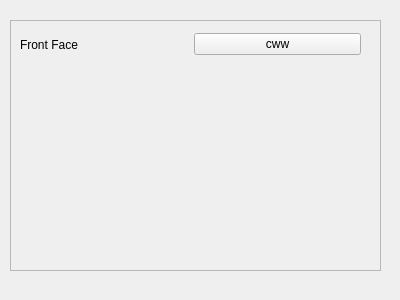
<?xml version="1.0" encoding="UTF-8"?>
<ui version="4.0">
 <class>FGESelectedFaceForm</class>
 <widget class="QWidget" name="FGESelectedFaceForm">
  <property name="geometry">
   <rect>
    <x>0</x>
    <y>0</y>
    <width>400</width>
    <height>300</height>
   </rect>
  </property>
  <property name="windowTitle">
   <string>Form</string>
  </property>
  <widget class="QFrame" name="ds_frame">
   <property name="geometry">
    <rect>
     <x>10</x>
     <y>20</y>
     <width>371</width>
     <height>251</height>
    </rect>
   </property>
   <property name="styleSheet">
    <string notr="true"/>
   </property>
   <property name="frameShape">
    <enum>QFrame::StyledPanel</enum>
   </property>
   <property name="frameShadow">
    <enum>QFrame::Raised</enum>
   </property>
   <widget class="QWidget" name="">
    <property name="geometry">
     <rect>
      <x>10</x>
      <y>10</y>
      <width>341</width>
      <height>29</height>
     </rect>
    </property>
    <layout class="QHBoxLayout" name="horizontalLayout">
     <item>
      <widget class="QLabel" name="label">
       <property name="text">
        <string>Front Face</string>
       </property>
      </widget>
     </item>
     <item>
      <widget class="QPushButton" name="cw_pushButton">
       <property name="text">
        <string>cww</string>
       </property>
      </widget>
     </item>
    </layout>
   </widget>
  </widget>
 </widget>
 <resources/>
 <connections/>
</ui>
